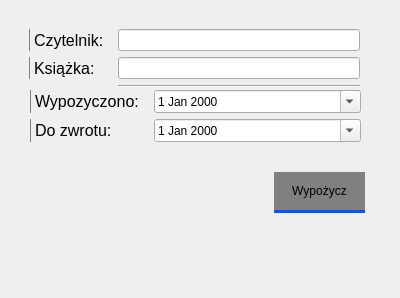
<?xml version="1.0" encoding="UTF-8"?>
<ui version="4.0">
 <class>Form</class>
 <widget class="QWidget" name="Form">
  <property name="geometry">
   <rect>
    <x>0</x>
    <y>0</y>
    <width>400</width>
    <height>298</height>
   </rect>
  </property>
  <property name="windowTitle">
   <string>Form</string>
  </property>
  <widget class="QWidget" name="formLayoutWidget">
   <property name="geometry">
    <rect>
     <x>29</x>
     <y>29</y>
     <width>331</width>
     <height>61</height>
    </rect>
   </property>
   <layout class="QFormLayout" name="formLayout">
    <item row="0" column="0">
     <widget class="QLabel" name="label">
      <property name="font">
       <font>
        <family>Arial</family>
        <pointsize>12</pointsize>
       </font>
      </property>
      <property name="styleSheet">
       <string notr="true">border: none;
border-left: 1px solid grey;</string>
      </property>
      <property name="text">
       <string>Czytelnik: </string>
      </property>
     </widget>
    </item>
    <item row="0" column="1">
     <widget class="QLineEdit" name="lineEdit"/>
    </item>
    <item row="1" column="0">
     <widget class="QLabel" name="label_2">
      <property name="font">
       <font>
        <family>Arial</family>
        <pointsize>12</pointsize>
       </font>
      </property>
      <property name="styleSheet">
       <string notr="true">border: none;
border-left: 1px solid grey;</string>
      </property>
      <property name="text">
       <string>Książka: </string>
      </property>
     </widget>
    </item>
    <item row="1" column="1">
     <widget class="QLineEdit" name="lineEdit_2"/>
    </item>
    <item row="2" column="1">
     <widget class="Line" name="line">
      <property name="orientation">
       <enum>Qt::Horizontal</enum>
      </property>
     </widget>
    </item>
   </layout>
  </widget>
  <widget class="QWidget" name="formLayoutWidget_2">
   <property name="geometry">
    <rect>
     <x>30</x>
     <y>90</y>
     <width>331</width>
     <height>61</height>
    </rect>
   </property>
   <layout class="QFormLayout" name="formLayout_2">
    <item row="0" column="0">
     <widget class="QLabel" name="label_3">
      <property name="font">
       <font>
        <family>Arial</family>
        <pointsize>12</pointsize>
       </font>
      </property>
      <property name="styleSheet">
       <string notr="true">border: none;
border-left: 1px solid grey;</string>
      </property>
      <property name="text">
       <string>Wypozyczono: </string>
      </property>
     </widget>
    </item>
    <item row="0" column="1">
     <widget class="QDateEdit" name="dateEdit">
      <property name="calendarPopup">
       <bool>true</bool>
      </property>
     </widget>
    </item>
    <item row="1" column="0">
     <widget class="QLabel" name="label_4">
      <property name="font">
       <font>
        <family>Arial</family>
        <pointsize>12</pointsize>
       </font>
      </property>
      <property name="styleSheet">
       <string notr="true">border: none;
border-left: 1px solid grey;</string>
      </property>
      <property name="text">
       <string>Do zwrotu: </string>
      </property>
     </widget>
    </item>
    <item row="1" column="1">
     <widget class="QDateEdit" name="dateEdit_2">
      <property name="wrapping">
       <bool>false</bool>
      </property>
      <property name="buttonSymbols">
       <enum>QAbstractSpinBox::UpDownArrows</enum>
      </property>
      <property name="calendarPopup">
       <bool>true</bool>
      </property>
     </widget>
    </item>
   </layout>
  </widget>
  <widget class="QLabel" name="label_5">
   <property name="geometry">
    <rect>
     <x>30</x>
     <y>180</y>
     <width>231</width>
     <height>31</height>
    </rect>
   </property>
   <property name="text">
    <string/>
   </property>
  </widget>
  <widget class="QPushButton" name="pushButton">
   <property name="geometry">
    <rect>
     <x>274</x>
     <y>172</y>
     <width>91</width>
     <height>41</height>
    </rect>
   </property>
   <property name="styleSheet">
    <string notr="true">border: none;
border-bottom: 3px solid rgb(0, 85, 255);
background-color: grey;</string>
   </property>
   <property name="text">
    <string>Wypożycz</string>
   </property>
  </widget>
 </widget>
 <resources/>
 <connections/>
</ui>
